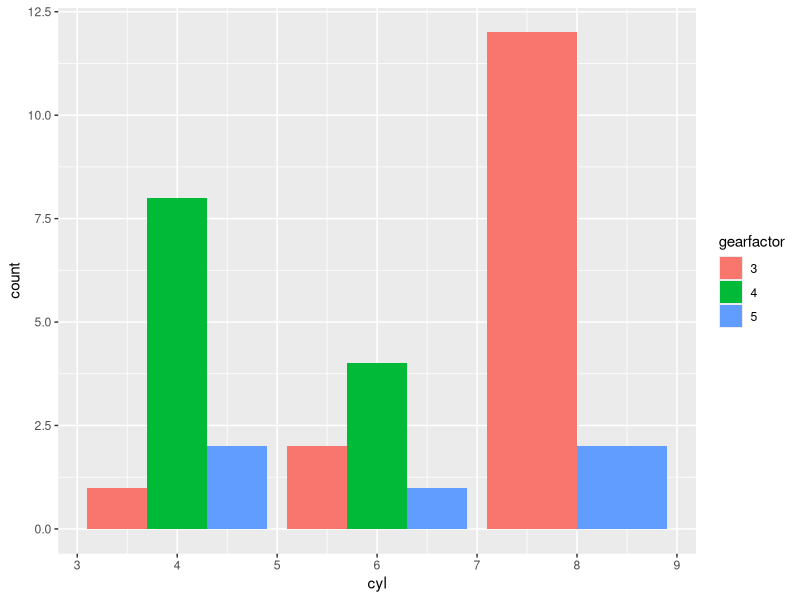

Generate this figure with R:
library(ggplot2)
mtcars$cylfactor <- as.factor(mtcars$cyl)
mtcars$gearfactor <- as.factor(mtcars$gear)
ggplot(mtcars, aes(cyl, fill = gearfactor)) + geom_bar(position = "dodge")
